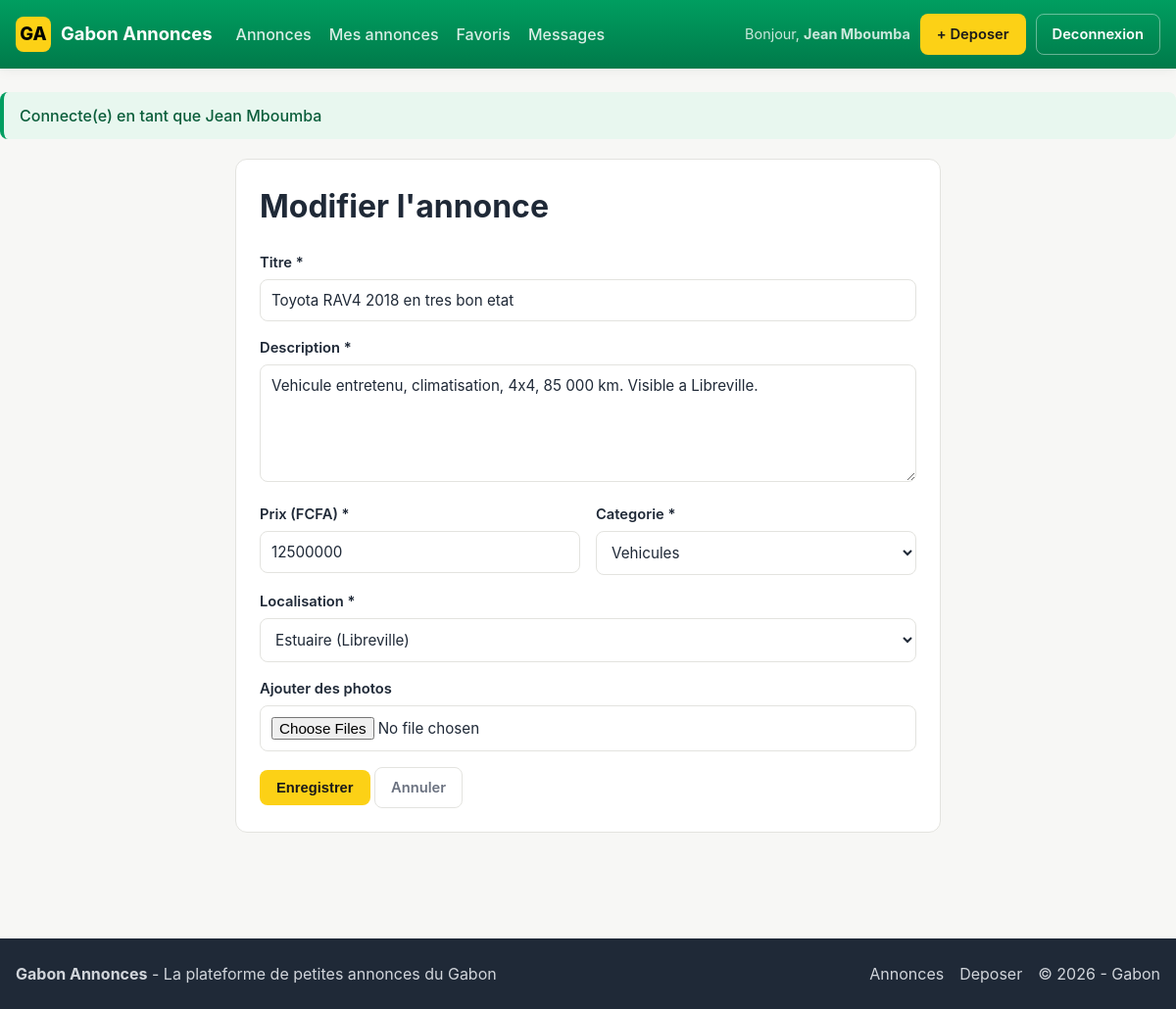
The page /public/annonces/edit/1 (signed in) on the database its author committed.
### tables this page shows
CREATE TABLE `annonces` (
  `id` INT AUTO_INCREMENT PRIMARY KEY,
  `titre` VARCHAR(200) NOT NULL,
  `description` TEXT NOT NULL,
  `prix` DECIMAL(12,0) NOT NULL DEFAULT 0,
  `categorie_id` INT NOT NULL,
  `auteur_id` INT NOT NULL,
  `localisation` VARCHAR(100) NOT NULL,
  `date_creation` DATETIME NOT NULL DEFAULT CURRENT_TIMESTAMP,
  `statut` ENUM('en_attente','active','rejetee','vendue') NOT NULL DEFAULT 'en_attente',
  CONSTRAINT `fk_annonce_categorie` FOREIGN KEY (`categorie_id`) REFERENCES `categories`(`id`) ON DELETE RESTRICT,
  CONSTRAINT `fk_annonce_auteur`    FOREIGN KEY (`auteur_id`)   REFERENCES `users`(`id`)      ON DELETE CASCADE,
  INDEX (`categorie_id`), INDEX (`auteur_id`), INDEX (`statut`), INDEX (`localisation`)
);

CREATE TABLE `users` (
  `id` INT AUTO_INCREMENT PRIMARY KEY,
  `nom` VARCHAR(100) NOT NULL,
  `email` VARCHAR(150) NOT NULL UNIQUE,
  `password` VARCHAR(255) NOT NULL,
  `telephone` VARCHAR(30) DEFAULT NULL,
  `role` ENUM('annonceur','acheteur','moderateur') NOT NULL DEFAULT 'annonceur',
  `date_inscription` DATETIME NOT NULL DEFAULT CURRENT_TIMESTAMP
);

CREATE TABLE `categories` (
  `id` INT AUTO_INCREMENT PRIMARY KEY,
  `nom` VARCHAR(80) NOT NULL,
  `icone` VARCHAR(50) DEFAULT NULL
);

### app/core/Controller.php (called while the page is built, shortened)
<?php
class Controller {
    protected function model($name) {
        $file = __DIR__ . '/../models/' . $name . '.php';
        if (file_exists($file)) {
            return new $name();
        }
        die("Modele introuvable : $name");
    }
    protected function view($path, $data = []) {
        extract($data);
        $file = __DIR__ . '/../views/' . $path . '.php';
        require_once __DIR__ . '/../views/layouts/helpers.php';
        require_once __DIR__ . '/../views/layouts/header.php';
        require_once $file;
        require_once __DIR__ . '/../views/layouts/footer.php';
    }
}

### app/controllers/AnnoncesController.php (called while the page is built, shortened)
<?php
class AnnoncesController extends Controller {
    public function edit($id = null) {
        $am = $this->model('Annonce');
        $annonce = $am->find((int)$id);
        $categories = $this->model('Categorie')->all();
        $errors = [];
        $old = ['titre'=>$annonce['titre'],'description'=>$annonce['description'],'prix'=>$annonce['prix'],
                'categorie_id'=>$annonce['categorie_id'],'localisation'=>$annonce['localisation']];
        $photos = $am->photos($annonce['id']);
        $this->view('annonces/edit', ['titre_page'=>'Modifier','annonce'=>$annonce,'categories'=>$categories,'errors'=>$errors,'old'=>$old,'photos'=>$photos]);
    }
}

### app/core/App.php (called while the page is built, shortened)
<?php
class App {
    protected $action = 'index';
    public function __construct() {
        $url = $this->parseUrl();
        if (!empty($url[0])) {
            $controllerName = ucfirst(strtolower($url[0])) . 'Controller';
            $controllerFile = __DIR__ . '/../controllers/' . $controllerName . '.php';
            if (file_exists($controllerFile)) {
                unset($url[0]);
            } else { $this->show404(); return; }
        }
        $this->controller = new $this->controller;
        if (isset($url[1])) {
            if (method_exists($this->controller, $url[1])) {
                $this->action = $url[1];
                unset($url[1]);
            } else { $this->show404(); return; }
        }
        $this->params = $url ? array_values($url) : [];
        call_user_func_array([$this->controller, $this->action], $this->params);
    }
    private function parseUrl() {
        if (isset($_GET['url'])) {
            $url = rtrim($_GET['url'], '/');
            $url = filter_var($url, FILTER_SANITIZE_URL);
            return explode('/', $url);
        }
        return [];
    }
}

### public/index.php (called while the page is built, shortened)
<?php
require_once __DIR__ . '/../app/core/App.php';
require_once __DIR__ . '/../app/core/Controller.php';
require_once __DIR__ . '/../app/core/Model.php';
new App();

### app/core/Model.php (called while the page is built, shortened)
<?php
require_once __DIR__ . '/Database.php';
class Model {
    protected $db;
    public function __construct() { $this->db = Database::getInstance()->getConnection(); }
    protected function query($sql, $params = []) {
        $stmt = $this->db->prepare($sql);
        $stmt->execute($params);
        return $stmt;
    }
    protected function fetchOne($sql, $params = []) { return $this->query($sql, $params)->fetch(); }
    protected function fetchAll($sql, $params = []) { return $this->query($sql, $params)->fetchAll(); }
}

### app/core/Database.php (called while the page is built, shortened)
<?php
class Database {
    private static $instance = null;
    private $pdo;
    private function __construct() {
        $dsn = 'mysql:host=' . DB_HOST . ';port=' . DB_PORT . ';dbname=' . DB_NAME . ';charset=' . DB_CHARSET;
        $options = [
            PDO::ATTR_ERRMODE => PDO::ERRMODE_EXCEPTION,
            PDO::ATTR_DEFAULT_FETCH_MODE => PDO::FETCH_ASSOC,
            PDO::ATTR_EMULATE_PREPARES => false,
        ];
        try { $this->pdo = new PDO($dsn, DB_USER, DB_PASS, $options); }
        catch (PDOException $e) { die('Erreur connexion BDD : ' . $e->getMessage()); }
    }
    public static function getInstance() {
        if (self::$instance === null) self::$instance = new self();
        return self::$instance;
    }
    public function getConnection() { return $this->pdo; }
}

### app/models/Annonce.php (called while the page is built, shortened)
<?php
class Annonce extends Model {
    public function find($id) {
        return $this->fetchOne(
            "SELECT a.*, c.nom AS categorie_nom, c.icone AS categorie_icone,
                    u.nom AS auteur_nom, u.email AS auteur_email, u.telephone AS auteur_telephone
             FROM annonces a JOIN categories c ON c.id = a.categorie_id JOIN users u ON u.id = a.auteur_id
             WHERE a.id = ?", [$id]);
    }
}

### app/views/layouts/helpers.php (called while the page is built, shortened)
<?php
function e($value) {
    return htmlspecialchars((string)$value, ENT_QUOTES, 'UTF-8');
}

### app/models/Categorie.php (called while the page is built, shortened)
<?php
class Categorie extends Model {
    public function all() { return $this->fetchAll('SELECT * FROM categories ORDER BY nom ASC'); }
}

### app/views/annonces/edit.php (the view, shortened to what this page needs)
<div class="form-card">
    <h1>Modifier l'annonce</h1>
    <form method="post" enctype="multipart/form-data" action="<?= BASE_URL ?>/annonces/edit/<?= (int)$annonce['id'] ?>">
        <div class="form-row">
            <label>Titre *</label>
            <input type="text" name="titre" value="<?= e($old['titre']) ?>" required minlength="4" maxlength="200">
        </div>
        <div class="form-row">
            <label>Description *</label>
            <textarea name="description" required minlength="10"><?= e($old['description']) ?></textarea>
        </div>
        <div class="form-grid-2">
            <div class="form-row">
                <label>Prix (FCFA) *</label>
                <input type="number" name="prix" value="<?= e($old['prix']) ?>" min="0" required>
            </div>
            <div class="form-row">
                <label>Categorie *</label>
                <select name="categorie_id" required>
                    <?php foreach ($categories as $c): ?>
                        <option value="<?= (int)$c['id'] ?>" <?= ($old['categorie_id'] == $c['id']) ? 'selected' : '' ?>><?= e($c['nom']) ?></option>
                    <?php endforeach; ?>
                </select>
            </div>
        </div>
        <div class="form-row">
            <label>Localisation *</label>
            <select name="localisation" required>
                <?php foreach (PROVINCES_GABON as $p): ?>
                    <option value="<?= e($p) ?>" <?= ($old['localisation'] === $p) ? 'selected' : '' ?>><?= e($p) ?></option>
                <?php endforeach; ?>
            </select>
        </div>
        <div class="form-row">
            <label>Ajouter des photos</label>
            <input type="file" name="photos[]" multiple accept="image/jpeg,image/png,image/webp">
        </div>
        <button class="btn btn-primary" type="submit">Enregistrer</button>
        <a href="<?= BASE_URL ?>/annonces/show/<?= (int)$annonce['id'] ?>" class="btn btn-ghost" style="color:var(--text-soft);border-color:var(--border);">Annuler</a>
    </form>
</div>

### app/views/layouts/header.php (shortened to what this page needs)
<?php
$currentUser = $_SESSION['user'] ?? null;
?>
<!DOCTYPE html>
<html lang="fr">
<head>
    <link rel="stylesheet" href="<?= BASE_URL ?>/assets/css/style.css">
</head>
<body>
<header class="topbar">
    <div class="container topbar-inner">
        <a href="<?= BASE_URL ?>/" class="brand">
            <span class="brand-mark">GA</span>
            <span class="brand-text"><?= APP_NAME ?></span>
        </a>
        <nav class="nav">
            <a href="<?= BASE_URL ?>/annonces">Annonces</a>
            <?php if ($currentUser): ?>
                <a href="<?= BASE_URL ?>/annonces/mine">Mes annonces</a>
                <a href="<?= BASE_URL ?>/favoris">Favoris</a>
                <a href="<?= BASE_URL ?>/messages" class="with-badge">
                    Messages
                </a>
            <?php endif; ?>
        </nav>
        <div class="topbar-actions">
            <?php if ($currentUser): ?>
                <span class="hello">Bonjour, <strong><?= e($currentUser['nom']) ?></strong></span>
                <a href="<?= BASE_URL ?>/annonces/create" class="btn btn-primary">+ Deposer</a>
                <a href="<?= BASE_URL ?>/auth/logout" class="btn btn-ghost">Deconnexion</a>
            <?php else: ?>
                <a href="<?= BASE_URL ?>/auth/login" class="btn btn-ghost">Connexion</a>
                <a href="<?= BASE_URL ?>/auth/register" class="btn btn-primary">Inscription</a>
            <?php endif; ?>
        </div>
    </div>
</header>
<main class="main container">
    <?php if (!empty($_SESSION['flash_success'])): ?>
        <div class="flash flash-success"><?= e($_SESSION['flash_success']) ?></div>
    <?php endif; ?>

### public/assets/css/style.css (style rules this page uses)
:root { --green: #009e60; --green-dark: #007a4a; --yellow: #fcd116; --blue: #3a75c4; --blue-dark: #285a9e; --bg: #f7f7f5; --surface: #ffffff; --border: #e3e3df; --text: #1f2937; --text-soft: #6b7280; --danger: #c0392b; --warning: #b7791f; --shadow: 0 1px 2px rgba(0,0,0,.05), 0 4px 12px rgba(0,0,0,.04); }
* { box-sizing: border-box; }
html, body { margin: 0; padding: 0; }
body { font-family: -apple-system, BlinkMacSystemFont, "Segoe UI", Roboto, Helvetica, Arial, sans-serif; background: var(--bg); color: var(--text); line-height: 1.5; }
a { color: var(--blue-dark); text-decoration: none; }
.container { max-width: 1200px; margin: 0 auto; padding: 0 16px; }
.topbar { background: linear-gradient(180deg, var(--green) 0%, var(--green-dark) 100%); color: #fff; box-shadow: var(--shadow); position: sticky; top: 0; z-index: 50; }
.topbar-inner { display: flex; align-items: center; gap: 24px; padding: 14px 16px; flex-wrap: wrap; }
.brand { display: flex; align-items: center; gap: 10px; color: #fff; font-weight: 700; font-size: 1.15rem; }
.brand-mark { background: var(--yellow); color: #000; width: 36px; height: 36px; display: inline-flex; align-items: center; justify-content: center; border-radius: 8px; font-weight: 800; }
.nav { display: flex; gap: 18px; flex: 1; }
.nav a { color: #ffffffd9; font-weight: 500; }
.with-badge { position: relative; }
.topbar-actions { display: flex; align-items: center; gap: 10px; }
.hello { color: #ffffffcc; font-size: .9rem; }
.btn { display: inline-block; padding: 9px 16px; border-radius: 8px; border: 1px solid transparent; cursor: pointer; font-weight: 600; font-size: .92rem; transition: filter .15s, background .15s; }
.btn-primary { background: var(--yellow); color: #1a1a1a; }
.btn-ghost { background: transparent; color: #fff; border-color: #ffffff66; }
.main { padding: 24px 0 48px; min-height: calc(100vh - 220px); }
.flash { padding: 12px 16px; border-radius: 8px; margin-bottom: 20px; font-weight: 500; border-left: 4px solid; }
.flash-success { background: #e8f7ef; color: #0a5d3a; border-color: var(--green); }
.form-card { background: var(--surface); border: 1px solid var(--border); border-radius: 12px; padding: 24px; max-width: 720px; margin: 0 auto; }
.form-card h1 { margin-top: 0; }
.form-row { margin-bottom: 16px; }
.form-row label { display: block; font-weight: 600; margin-bottom: 6px; font-size: .92rem; }
.form-row input, .form-row select, .form-row textarea { width: 100%; padding: 11px; border-radius: 8px; border: 1px solid var(--border); background: #fff; color: var(--text); font-size: .95rem; font-family: inherit; }
.form-row textarea { min-height: 120px; resize: vertical; }
.form-grid-2 { display: grid; grid-template-columns: 1fr 1fr; gap: 16px; }

### rows shown on the page
annonces: auteur.nom "Jean Mboumba", titre "Toyota RAV4 2018 en tres bon etat", description "Vehicule entretenu, climatisation, 4x4, 85 000 km. Visible a Libreville.", prix "12500000", categorie_id "Vehicules"

### other values the page prints
APP_NAME "Gabon Annonces"
$_SESSION['flash_success'] "Connecte(e) en tant que Jean Mboumba"
APP_DESC "La plateforme de petites annonces du Gabon"
form field localisation "Estuaire (Libreville)"
